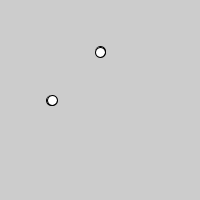
Frame 1 (no input)
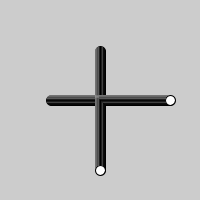
Frame 60 (the mouse pressed at the canvas centre just before this capture)
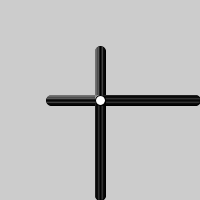
Frame 120 (the mouse held since frame 60 and released just before this capture)

The Processing sketch that drew these frames (run headless with seeded random() and noise(); from frame 60 on, the mouse is pressed at the canvas centre):

// Processing sketch: processing_114392
// ── processing_114392.pde

int diameter = 10; 
int positionX = 50;
int Switch = 0;
int positionY = 50;
int SwitchY = 0;

void setup(){
  size(200,200);
}

void draw(){
 
  
  if(positionX >= width-diameter/2){
    Switch = 1;
  }
  if(positionX  == diameter/2){
    Switch = 0;
  }
  if(Switch == 0) { 
  positionX++; //position = position + 1;
  }
  else if (Switch == 1) {
    positionX--;
  }
   ellipse(positionX,100,diameter,diameter);
   ellipse(100,positionX,diameter,diameter);
   
    if(positionX >= height-diameter/2){
    Switch = 1;
  }
  if(positionX  == diameter/2){
    Switch = 0;
  }
  if(Switch == 0) { 
  positionX++; //position = position + 1;
  }
  else if (Switch == 1) {
    positionX--;
  }
   ellipse(positionX,100,diameter,diameter);
   ellipse(100,positionX,diameter,diameter);
}
